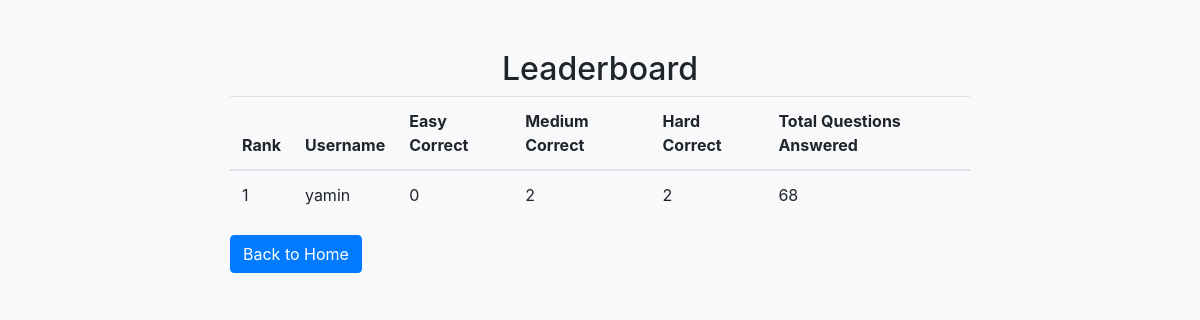
The page /ranking (signed in) on the database as committed earlier.
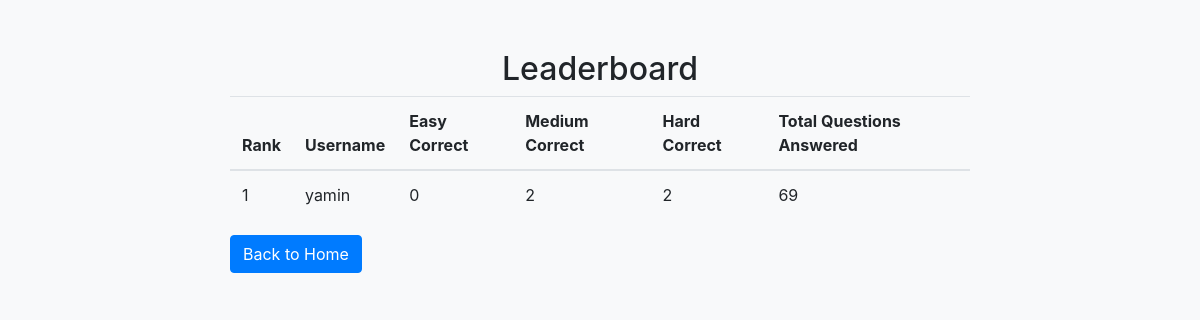
The same page on the database as committed later.
### models/user.py (models this page shows, shortened)
class User(db.Model,UserMixin):
    id = db.Column(db.Integer, primary_key=True)
    username = db.Column(db.String(150), unique=True, nullable=False)
    password = db.Column(db.String(150), nullable=False)
    easy_correct = db.Column(db.Integer, default=0)
    medium_correct = db.Column(db.Integer, default=0)
    hard_correct = db.Column(db.Integer, default=0)
    total_questions = db.Column(db.Integer, default=0)

### app.py (the view)
@app.route('/ranking')
@login_required
def ranking():
    users = User.query.order_by(
        (User.easy_correct + User.medium_correct + User.hard_correct).desc()
    ).all()
    return render_template('ranking.html', users=users)

### app.py (called while the page is built)
@login_manager.user_loader
def load_user(user_id):
    return User.query.get(int(user_id))

### templates/ranking.html (shortened to what this page needs)
{% extends "base.html" %}
{% block content %}
<div class="container mt-5">
    <h2 class="text-center">Leaderboard</h2>
    <table class="table">
        <thead>
            <tr>
                <th>Rank</th>
                <th>Username</th>
                <th>Easy Correct</th>
                <th>Medium Correct</th>
                <th>Hard Correct</th>
                <th>Total Questions Answered</th>
            </tr>
        </thead>
        <tbody>
            {% for user in users %}
            <tr>
                <td>{{ loop.index }}</td>
                <td>{{ user.username }}</td>
                <td>{{ user.easy_correct }}</td>
                <td>{{ user.medium_correct }}</td>
                <td>{{ user.hard_correct }}</td>
                <td>{{ user.total_questions }}</td>
            </tr>
            {% endfor %}
        </tbody>
    </table>
    <a href="{{ url_for('index') }}" class="btn btn-primary">Back to Home</a>
</div>
{% endblock %}

Rows that differ between the two databases and show on the page:
changed User "yamin": total_questions "68" → "69"
